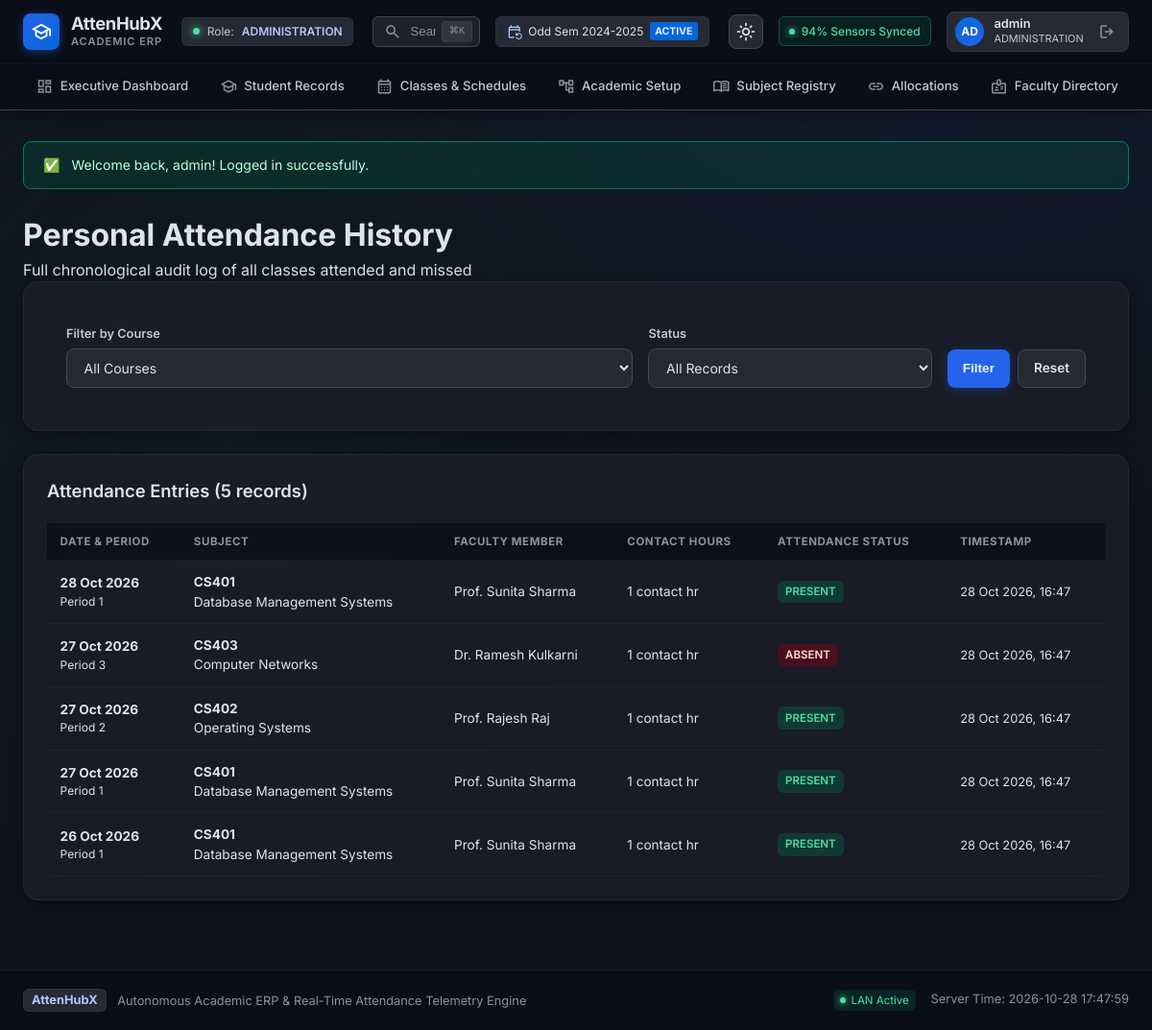
/student/history.php (signed in), run on the app's committed database.
### tables this page shows
CREATE TABLE `attendance_records` (
    `id` BIGINT UNSIGNED AUTO_INCREMENT PRIMARY KEY,
    `class_session_id` BIGINT UNSIGNED NOT NULL,
    `student_id` BIGINT UNSIGNED NOT NULL,
    `status` VARCHAR(10) NOT NULL,  
    `marked_by` BIGINT UNSIGNED NOT NULL,
    `marked_at` DATETIME NOT NULL DEFAULT CURRENT_TIMESTAMP,
    `updated_at` DATETIME NOT NULL DEFAULT CURRENT_TIMESTAMP ON UPDATE CURRENT_TIMESTAMP,
    UNIQUE KEY `uk_session_student` (`class_session_id`, `student_id`),
    FOREIGN KEY (`class_session_id`) REFERENCES `class_sessions`(`id`) ON DELETE CASCADE,
    FOREIGN KEY (`student_id`) REFERENCES `students`(`id`) ON DELETE RESTRICT,
    FOREIGN KEY (`marked_by`) REFERENCES `users`(`id`) ON DELETE RESTRICT,
    INDEX `idx_attendance_session` (`class_session_id`),
    INDEX `idx_attendance_student` (`student_id`)
);

CREATE TABLE `class_sessions` (
    `id` BIGINT UNSIGNED AUTO_INCREMENT PRIMARY KEY,
    `class_id` BIGINT UNSIGNED NOT NULL,
    `class_subject_id` BIGINT UNSIGNED NOT NULL,
    `session_date` DATE NOT NULL,
    `period_number` TINYINT NOT NULL,
    `assigned_teacher_id` BIGINT UNSIGNED NOT NULL,
    `conducted_by_teacher_id` BIGINT UNSIGNED NOT NULL,
    `contact_hours` DECIMAL(5,2) DEFAULT 1.00,
    `status` VARCHAR(30) NOT NULL DEFAULT 'CONDUCTED',
    `source` VARCHAR(30) NOT NULL DEFAULT 'DIRECT_ENTRY',
    `created_at` DATETIME NOT NULL DEFAULT CURRENT_TIMESTAMP,
    `updated_at` DATETIME NOT NULL DEFAULT CURRENT_TIMESTAMP ON UPDATE CURRENT_TIMESTAMP,
    FOREIGN KEY (`class_id`) REFERENCES `classes`(`id`) ON DELETE RESTRICT,
    FOREIGN KEY (`class_subject_id`) REFERENCES `class_subjects`(`id`) ON DELETE RESTRICT,
    FOREIGN KEY (`assigned_teacher_id`) REFERENCES `teachers`(`id`) ON DELETE RESTRICT,
    FOREIGN KEY (`conducted_by_teacher_id`) REFERENCES `teachers`(`id`) ON DELETE RESTRICT,
    INDEX `idx_sessions_class_date` (`class_id`, `session_date`),
    INDEX `idx_sessions_subject_date` (`class_subject_id`, `session_date`),
    INDEX `idx_sessions_teacher_date` (`conducted_by_teacher_id`, `session_date`)
);

CREATE TABLE `subjects` (
    `id` BIGINT UNSIGNED AUTO_INCREMENT PRIMARY KEY,
    `code` VARCHAR(30) UNIQUE NOT NULL,
    `name` VARCHAR(150) NOT NULL,
    `subject_type` VARCHAR(30) NOT NULL DEFAULT 'THEORY',
    `default_contact_hours` DECIMAL(5,2) DEFAULT 1.00,
    `credits` DECIMAL(4,2) NULL,
    `description` TEXT NULL,
    `is_active` BOOLEAN DEFAULT TRUE,
    `created_at` DATETIME NOT NULL DEFAULT CURRENT_TIMESTAMP,
    `updated_at` DATETIME NOT NULL DEFAULT CURRENT_TIMESTAMP ON UPDATE CURRENT_TIMESTAMP
);

### includes/functions.php (called while the page is built, shortened)
<?php
function e(?string $str): string {
    return htmlspecialchars($str ?? '', ENT_QUOTES, 'UTF-8');
}
function base_url(string $path = ''): string {
    static $base = null;
    if ($base === null) {
        $script_dir = dirname($_SERVER['SCRIPT_NAME'] ?? '');
        $patterns = ['/admin', '/faculty', '/hod', '/student', '/auth'];
        $clean_dir = $script_dir;
        foreach ($patterns as $p) {
            if (substr($clean_dir, -strlen($p)) === $p) {
                $clean_dir = substr($clean_dir, 0, -strlen($p));
            }
        }
        $clean_dir = rtrim(str_replace('\\', '/', $clean_dir), '/');
        $base = $clean_dir;
    }
    $path = ltrim($path, '/');
    return ($base === '' ? '' : $base) . ($path !== '' ? '/' . $path : '/');
}
function format_date(?string $date, string $format = 'd M Y'): string {
    $time = strtotime($date);
    return $time ? date($format, $time) : $date;
}

### student/history.php (the view, shortened to what this page needs)
<?php
require_once __DIR__ . '/../includes/header.php';
$db = get_db();
$user = current_user();
$student_id = $user['student_id'] ?? null;
if (!$student_id) {
    $s_row = $db->query("SELECT id FROM students ORDER BY id ASC LIMIT 1")->fetch();
    $student_id = $s_row['id'] ?? 1;
}
$sql = "
    SELECT
        a.id, a.status, a.marked_at,
        cs.session_date, cs.period_number, cs.contact_hours,
        sub.code AS subject_code, sub.name AS subject_name,
        CONCAT(t.first_name, ' ', COALESCE(t.last_name, '')) AS teacher_name
    FROM attendance_records a
    JOIN class_sessions cs ON a.class_session_id = cs.id
    JOIN class_subjects csub ON cs.class_subject_id = csub.id
    JOIN subjects sub ON csub.subject_id = sub.id
    JOIN teachers t ON cs.conducted_by_teacher_id = t.id
    WHERE a.student_id = ? AND cs.status = 'CONDUCTED'
";
$params = [$student_id];
$sql .= " ORDER BY cs.session_date DESC, cs.period_number DESC";
$stmt = $db->prepare($sql);
$stmt->execute($params);
$history = $stmt->fetchAll();
?>
<div class="page-header">
    <div>
        <h1 class="page-title">Personal Attendance History</h1>
        <p class="page-subtitle">Full chronological audit log of all classes attended and missed</p>
    </div>
</div>
<div class="card" style="margin-bottom: 1.5rem;">
    <div class="card-body" style="padding: 1.25rem;">
        <form method="GET" action="<?= base_url('student/history.php') ?>" style="display: flex; flex-wrap: wrap; gap: 1rem; align-items: flex-end;">
            <div style="flex: 2; min-width: 220px;">
                <label class="form-label">Filter by Course</label>
                <select name="subject_id" class="form-control" onchange="this.form.submit()">
                    <option value="0">All Courses</option>
                </select>
            </div>
            <div style="flex: 1; min-width: 150px;">
                <label class="form-label">Status</label>
                <select name="status" class="form-control" onchange="this.form.submit()">
                    <option value="">All Records</option>
                </select>
            </div>
            <div style="display: flex; gap: 0.5rem;">
                <button type="submit" class="btn btn-primary">Filter</button>
                <a href="<?= base_url('student/history.php') ?>" class="btn btn-secondary">Reset</a>
            </div>
        </form>
    </div>
</div>
<div class="card">
    <div class="card-header">
        <h2 class="card-title">Attendance Entries (<?= count($history) ?> records)</h2>
    </div>
    <div class="card-body" style="padding: 0;">
        <div class="table-responsive">
            <table class="data-table">
                <thead>
                    <tr>
                        <th>Date & Period</th>
                        <th>Subject</th>
                        <th>Faculty Member</th>
                        <th>Contact Hours</th>
                        <th>Attendance Status</th>
                        <th>Timestamp</th>
                    </tr>
                </thead>
                <tbody>
                    <?php if (empty($history)): ?>
                        <tr>
                            <td colspan="6" style="text-align: center; color: var(--text-muted); padding: 3rem;">
                                No attendance records match the selected filters.
                            </td>
                        </tr>
                    <?php else: ?>
                        <?php foreach ($history as $h): ?>
                            <tr>
                                <td>
                                    <strong><?= format_date($h['session_date']) ?></strong>
                                    <div style="font-size: 0.75rem; color: var(--text-muted);">Period <?= $h['period_number'] ?></div>
                                </td>
                                <td>
                                    <strong><?= e($h['subject_code']) ?></strong>
                                    <div style="font-size: 0.85rem;"><?= e($h['subject_name']) ?></div>
                                </td>
                                <td><?= e($h['teacher_name']) ?></td>
                                <td><?= (float)$h['contact_hours'] ?> contact hr</td>
                                <td>
                                    <span class="badge <?= $h['status'] === 'PRESENT' ? 'badge-success' : 'badge-danger' ?>">
                                        <?= e($h['status']) ?>
                                    </span>
                                </td>
                                <td>
                                    <span style="font-size: 0.8rem; color: var(--text-muted);"><?= format_date($h['marked_at'], 'd M Y, H:i') ?></span>
                                </td>
                            </tr>
                        <?php endforeach; ?>
                    <?php endif; ?>
                </tbody>
            </table>
        </div>
    </div>
</div>
<?php require_once __DIR__ . '/../includes/footer.php'; ?>

### assets/css/style.css (style rules this page uses)
:root, [data-theme="dark"], html.dark { --bg-base: #0f131d; --surface: #0f131d; --surface-container-lowest: #0a0e18; --surface-container-low: #171b26; --surface-container: #1c1f2a; --surface-container-high: #262a35; --surface-container-highest: #313540; --surface-bright: #353944; --surface-variant: #313540; --on-surface: #dfe2f1; --on-surface-variant: #c3c6d7; --outline: #8d90a0; --outline-variant: #434655; --primary: #b4c5ff; --primary-container: #2563eb; --on-primary: #002a78; --on-primary-container: #eeefff; --secondary: #adc6ff; --secondary-container: #0566d9; --on-secondary-container: #e6ecff; --tertiary: #4edea3; --tertiary-container: #007d55; --on-tertiary-container: #bdffdb; --tertiary-fixed-dim: #4edea3; --error: #ffb4ab; --error-container: #93000a; --on-error-container: #ffdad6; --warning: #fbbf24; --warning-container: #78350f; --on-warning-container: #fef3c7; --radius-sm: 0.375rem; --radius-md: 0.5rem; --radius-lg: 0.75rem; --radius-xl: 1rem; --radius-full: 9999px; --shadow-card: 0 4px 20px -2px rgba(0, 0, 0, 0.45); --shadow-glow-primary: 0 0 35px -5px rgba(37, 99, 235, 0.25); --shadow-glow-tertiary: 0 0 35px -5px rgba(78, 222, 163, 0.2); --font-sans: 'Inter', -apple-system, BlinkMacSystemFont, 'Segoe UI', Roboto, sans-serif; }
* { box-sizing: border-box; margin: 0; padding: 0; }
html, body { background-color: var(--bg-base); color: var(--on-surface); font-family: var(--font-sans); line-height: 1.5; -webkit-font-smoothing: antialiased; min-height: 100vh; scrollbar-width: none; -ms-overflow-style: none; }
* { scrollbar-width: none !important; -ms-overflow-style: none !important; }
body.AttenHubX-app { display: flex; flex-direction: column; min-height: 100vh; background: radial-gradient(circle at 80% -20%, rgba(37, 99, 235, 0.12) 0%, transparent 50%), radial-gradient(circle at 20% 40%, rgba(0, 125, 85, 0.08) 0%, transparent 45%), var(--bg-base); }
a { color: var(--primary); text-decoration: none; transition: color 0.15s ease; }
.btn { display: inline-flex; align-items: center; gap: 0.45rem; padding: 0.55rem 1rem; border-radius: var(--radius-md); font-size: 0.85rem; font-weight: 600; cursor: pointer; text-decoration: none; border: none; transition: all 0.15s ease; }
.btn-primary { background: var(--primary-container); color: var(--on-primary-container); box-shadow: 0 2px 10px rgba(37, 99, 235, 0.35); }
.btn-secondary { background: var(--surface-container-high); color: var(--on-surface); border: 1px solid var(--outline-variant); }
.card { background: rgba(28, 31, 42, 0.8); backdrop-filter: blur(16px); border: 1px solid rgba(255, 255, 255, 0.05); border-radius: var(--radius-xl); padding: 1.5rem; box-shadow: var(--shadow-card); margin-bottom: 1.5rem; }
.card-header { display: flex; align-items: center; justify-content: space-between; margin-bottom: 1.25rem; }
.card-title { font-size: 1.15rem; font-weight: 600; color: var(--on-surface); }
.form-label { display: block; font-size: 0.8rem; font-weight: 600; color: var(--on-surface-variant); margin-bottom: 0.4rem; }
.form-control { width: 100%; padding: 0.6rem 0.85rem; background: var(--surface-container-high); border: 1px solid var(--outline-variant); border-radius: var(--radius-md); color: var(--on-surface); font-size: 0.875rem; font-family: inherit; transition: all 0.2s ease; }
select.form-control { cursor: pointer; }
.table-responsive { overflow-x: auto; width: 100%; }
.data-table { width: 100%; border-collapse: collapse; }
.data-table th { background: rgba(10, 14, 24, 0.8); color: var(--outline); font-size: 0.72rem; text-transform: uppercase; letter-spacing: 0.05em; padding: 0.65rem 0.85rem; text-align: left; border-bottom: 1px solid rgba(255, 255, 255, 0.05); }
.data-table td { padding: 0.75rem 0.85rem; border-bottom: 1px solid rgba(255, 255, 255, 0.03); color: var(--on-surface); font-size: 0.85rem; }
.badge { display: inline-flex; align-items: center; padding: 0.2rem 0.5rem; border-radius: var(--radius-sm); font-size: 0.72rem; font-weight: 600; }
.badge-success { background: rgba(0, 125, 85, 0.3); color: var(--tertiary); }
.badge-danger { background: rgba(147, 0, 10, 0.4); color: var(--on-error-container); }

### data on the page
attendance_records: class_session.session_date "28 Oct 2026", class_session.period_number "1", subjects.code "CS401", subjects.name "Database Management Systems", teacher_name "Prof. Sunita Sharma", class_session.contact_hours "1", status "PRESENT", marked_at "28 Oct 2026, 16:47"
attendance_records: class_session.session_date "27 Oct 2026", class_session.period_number "3", subjects.code "CS403", subjects.name "Computer Networks", teacher_name "Dr. Ramesh Kulkarni", class_session.contact_hours "1", status "ABSENT", marked_at "28 Oct 2026, 16:47"
attendance_records: class_session.session_date "27 Oct 2026", class_session.period_number "2", subjects.code "CS402", subjects.name "Operating Systems", teacher_name "Prof. Rajesh Raj", class_session.contact_hours "1", status "PRESENT", marked_at "28 Oct 2026, 16:47"
attendance_records: class_session.session_date "27 Oct 2026", class_session.period_number "1", subjects.code "CS401", subjects.name "Database Management Systems", teacher_name "Prof. Sunita Sharma", class_session.contact_hours "1", status "PRESENT", marked_at "28 Oct 2026, 16:47"
attendance_records: class_session.session_date "26 Oct 2026", class_session.period_number "1", subjects.code "CS401", subjects.name "Database Management Systems", teacher_name "Prof. Sunita Sharma", class_session.contact_hours "1", status "PRESENT", marked_at "28 Oct 2026, 16:47"

### other printed values
$user['role'] "ADMINISTRATION"
substr($user['username'] ?? 'U', 0, 2) "AD"
$user['display_name'] "admin"
$flash['message'] "Welcome back, admin! Logged in successfully."
count($history) "5"
